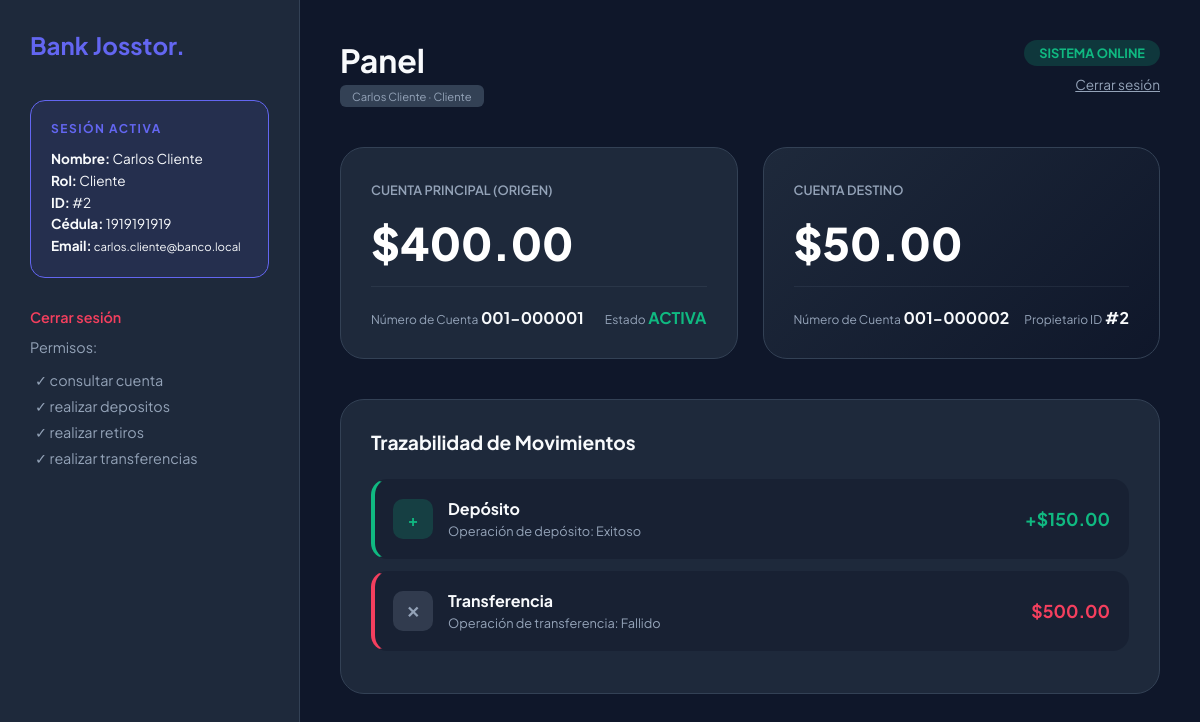
Screenshot of /index.php?route=panel (signed in) with the database file from the repository.
### tables this page shows
CREATE TABLE IF NOT EXISTS usuarios (
    id INT UNSIGNED AUTO_INCREMENT PRIMARY KEY,
    cedula VARCHAR(20) NOT NULL UNIQUE,
    nombres VARCHAR(120) NOT NULL,
    email VARCHAR(120) NOT NULL,
    password VARCHAR(255) NOT NULL,
    rol ENUM('administrador', 'cliente') NOT NULL,
    estado TINYINT(1) NOT NULL DEFAULT 1
);

CREATE TABLE IF NOT EXISTS cuentas (
    id INT UNSIGNED AUTO_INCREMENT PRIMARY KEY,
    usuario_id INT UNSIGNED NOT NULL,
    numero_cuenta VARCHAR(32) NOT NULL UNIQUE,
    saldo DECIMAL(12, 2) NOT NULL DEFAULT 0.00,
    estado TINYINT(1) NOT NULL DEFAULT 1,
    CONSTRAINT fk_cuentas_usuario FOREIGN KEY (usuario_id) REFERENCES usuarios (id)
        ON UPDATE CASCADE ON DELETE RESTRICT
);

### src/controllers/BancoController.php (called while the page is built, shortened)
<?php
class BancoController
{
    public function mostrarPanel(): void
    {
        $database = new Database();
        $db = $database->getConnection();
        $usuario = $this->cargarUsuarioLogueado($db);
        $cuentaOrigen = null;
        $cuentaDestino = null;
        $depositoExitoso = false;
        $transferenciaExitosa = false;
        $depositoMensaje = '';
        $transferenciaMensaje = '';
        if ($usuario->getRol() === 'cliente') {
            $cuentas = $this->cargarCuentasDeUsuario($db, $usuario->getId());
            if (count($cuentas) >= 2) {
                $cuentaOrigen = $cuentas[0];
                $cuentaDestino = $cuentas[1];
                $depositoExitoso = $cuentaOrigen->depositar(150.00);
                $transferenciaExitosa = $cuentaOrigen->transferir($cuentaDestino, 500.00);
            } elseif (count($cuentas) === 1) {
                $cuentaOrigen = $cuentas[0];
                $depositoExitoso = $cuentaOrigen->depositar(150.00);
                $transferenciaExitosa = false;
            }
            $depositoEstado = $depositoExitoso ? 'Exitoso' : 'Fallido';
            $depositoMensaje = $cuentaOrigen !== null
                ? "Operación de depósito: {$depositoEstado}"
                : 'Sin cuentas asignadas: no se ejecutó depósito de demostración.';
            if ($cuentaOrigen !== null && $cuentaDestino !== null) {
                $transferenciaEstado = $transferenciaExitosa ? 'Exitoso' : 'Fallido';
                $transferenciaMensaje = "Operación de transferencia: {$transferenciaEstado}";
            } elseif ($cuentaOrigen !== null) {
                $transferenciaMensaje = 'Transferencia no ejecutada: se requieren al menos dos cuentas activas.';
            } else {
                $transferenciaMensaje = 'Sin cuentas asignadas.';
            }
        } else {
            $depositoMensaje = 'Los administradores no tienen cuentas vinculadas en este panel; no se ejecutaron depósitos ni transferencias de demostración.';
            $transferenciaMensaje = $depositoMensaje;
        }
        require_once __DIR__ . '/../views/banco_view.php';
    }
    private function cargarUsuarioLogueado(PDO $db): Usuario
    {
        $id = (int) $_SESSION['usuario_id'];
        $stmt = $db->prepare(
            'SELECT id, cedula, nombres, email, password, rol, estado
             FROM usuarios
             WHERE id = :id AND estado = 1
             LIMIT 1'
        );
        $stmt->execute(['id' => $id]);
        $row = $stmt->fetch();
        $rol = (string) $row['rol'];
        if ($rol === 'cliente') {
            return new Cliente(
                (int) $row['id'],
                (string) $row['cedula'],
                (string) $row['nombres'],
                (string) $row['email'],
                (string) $row['password'],
                (bool) $row['estado'],
                $db
            );
        }
        throw new RuntimeException('Rol de usuario no reconocido.');
    }
    private function cargarCuentasDeUsuario(PDO $db, int $usuarioId): array
    {
        $stmt = $db->prepare(
            'SELECT id, usuario_id, numero_cuenta, saldo, estado
             FROM cuentas
             WHERE usuario_id = :uid AND estado = 1
             ORDER BY id ASC'
        );
        $stmt->execute(['uid' => $usuarioId]);
        $cuentas = [];
        while ($row = $stmt->fetch()) {
            $cuentas[] = new Cuenta(
                (int) $row['id'],
                (int) $row['usuario_id'],
                (string) $row['numero_cuenta'],
                (float) $row['saldo'],
                (bool) $row['estado'],
                $db
            );
        }
        return $cuentas;
    }
}

### src/models/Usuario.php (called while the page is built, shortened)
<?php
abstract class Usuario
{
    protected int $id;
    protected string $cedula;
    protected string $nombres;
    protected string $email;
    protected string $rol;
    public function __construct(
        int $id,
        string $cedula,
        string $nombres,
        string $email,
        string $password,
        string $rol,
        bool $estado = true,
        ?\PDO $db = null
    ) {
        $this->id = $id;
        $this->cedula = $cedula;
        $this->nombres = $nombres;
        $this->email = $email;
        $this->rol = $rol;
    }
    public function getId(): int
    {
        return $this->id;
    }
    public function getCedula(): string
    {
        return $this->cedula;
    }
    public function getNombres(): string
    {
        return $this->nombres;
    }
    public function getEmail(): string
    {
        return $this->email;
    }
    public function getRol(): string
    {
        return $this->rol;
    }
}

### src/models/Roles/Cliente.php (called while the page is built, shortened)
<?php
class Cliente extends Usuario
{
    public function obtenerPermisos(): array
    {
        return [
            'consultar_cuenta',
            'realizar_depositos',
            'realizar_retiros',
            'realizar_transferencias'
        ];
    }
}

### src/models/Cuenta.php (called while the page is built, shortened)
<?php
class Cuenta
{
    private int $id;
    private int $usuario_id;
    private string $numero_cuenta;
    private float $saldo;
    private bool $estado;
    private ?PDO $db = null;
    public function __construct(
        int $id,
        int $usuario_id,
        string $numero_cuenta,
        float $saldo = 0.0,
        bool $estado = true,
        ?PDO $db = null
    ) {
        $this->id = $id;
        $this->usuario_id = $usuario_id;
        $this->numero_cuenta = $numero_cuenta;
        $this->saldo = $saldo;
        $this->estado = $estado;
        $this->db = $db;
    }
    public function validarSaldo(float $monto): bool
    {
        return $this->saldo >= $monto;
    }
    public function depositar(float $monto): bool
    {
        try {
            $stmt = $this->db->prepare(
                'UPDATE cuentas SET saldo = saldo + :monto WHERE id = :id AND estado = 1'
            );
            $stmt->execute([
                'monto' => (string) $monto,
                'id' => $this->id,
            ]);
            $this->refrescarSaldoDesdeDb();
            $this->registrarMovimiento('deposito', $monto, 'Deposito en cuenta');
            return true;
        } catch (PDOException) {
            return false;
        }
    }
    public function transferir(Cuenta $destino, float $monto): bool
    {
        if (!$this->validarSaldo($monto)) {
            return false;
        }
    }
    protected function registrarMovimiento(string $tipo, float $monto, string $descripcion): void
    {
        $fecha = date('Y-m-d H:i:s');
        $stmt = $this->db->prepare(
            'INSERT INTO movimientos (cuenta_id, tipo, monto, fecha, descripcion) VALUES (:cuenta_id, :tipo, :monto, :fecha, :descripcion)'
        );
        $stmt->execute([
            'cuenta_id' => $this->id,
            'tipo' => $tipo,
            'monto' => (string) $monto,
            'fecha' => $fecha,
            'descripcion' => $descripcion,
        ]);
    }
    private function refrescarSaldoDesdeDb(): void
    {
        $stmt = $this->db->prepare('SELECT saldo FROM cuentas WHERE id = :id LIMIT 1');
        $stmt->execute(['id' => $this->id]);
        $row = $stmt->fetch(PDO::FETCH_ASSOC);
        if ($row !== false) {
            $this->saldo = (float) $row['saldo'];
        }
    }
    public function getUsuarioId(): int
    {
        return $this->usuario_id;
    }
    public function getNumeroCuenta(): string
    {
        return $this->numero_cuenta;
    }
    public function getSaldo(): float
    {
        return $this->saldo;
    }
    public function getEstado(): bool
    {
        return $this->estado;
    }
}

### src/views/banco_view.php (the view, shortened to what this page needs)
<!DOCTYPE html>
<html lang="es">
<head>
    <link rel="stylesheet" href="./assets/css/styles.css">
</head>
<body>
    <aside class="sidebar">
        <h2 style="margin-bottom: 40px; color: var(--accent)">Bank Josstor.</h2>
        <div class="admin-card">
            <h4>Sesión activa</h4>
            <div class="admin-data">
                <p><b>Nombre:</b> <?php echo htmlspecialchars($usuario->getNombres()); ?></p>
                <p><b>Rol:</b> <?php echo htmlspecialchars(ucfirst($usuario->getRol())); ?></p>
                <p><b>ID:</b> #<?php echo $usuario->getId(); ?></p>
                <p><b>Cédula:</b> <?php echo htmlspecialchars($usuario->getCedula()); ?></p>
                <p><b>Email:</b> <small><?php echo htmlspecialchars($usuario->getEmail()); ?></small></p>
            </div>
        </div>
        <p style="margin-bottom: 12px; color: var(--text-muted); font-size: 0.9rem;">
            <a href="index.php?route=logout" style="color: var(--danger); text-decoration: none; font-weight: 600;">Cerrar sesión</a>
        </p>
        <nav style="color: var(--text-muted); font-size: 0.9rem;">
            <p style="margin-bottom: 15px;">Permisos:</p>
            <ul style="list-style: none; padding-left: 5px;">
                <?php foreach ($usuario->obtenerPermisos() as $permiso): ?>
                    <li style="margin-bottom: 8px;">✓ <?php echo str_replace('_', ' ', $permiso); ?></li>
                <?php endforeach; ?>
            </ul>
        </nav>
    </aside>
    <main class="main-view">
        <header class="top-bar">
            <div>
                <h1 style="font-size: 2rem;">Panel</h1>
                <div class="client-tag">
                    <?php echo htmlspecialchars($usuario->getNombres()); ?> · <?php echo htmlspecialchars(ucfirst($usuario->getRol())); ?>
                </div>
            </div>
            <div style="display: flex; flex-direction: column; align-items: flex-end; gap: 10px;">
                <span class="status-badge">SISTEMA ONLINE</span>
                <a href="index.php?route=logout" style="color: var(--text-muted); font-size: 0.85rem;">Cerrar sesión</a>
            </div>
        </header>
        <?php if ($cuentaOrigen !== null): ?>
        <section class="accounts-grid">
            <div class="bank-card">
                <span class="balance-label">CUENTA PRINCIPAL (ORIGEN)</span>
                <div class="balance-value">$<?php echo number_format($cuentaOrigen->getSaldo(), 2); ?></div>
                <div class="card-footer">
                    <div class="footer-item">
                        <span style="font-size: 0.75rem; color: var(--text-muted);">Número de Cuenta</span>
                        <b><?php echo htmlspecialchars($cuentaOrigen->getNumeroCuenta()); ?></b>
                    </div>
                    <div class="footer-item" style="text-align: right;">
                        <span style="font-size: 0.75rem; color: var(--text-muted);">Estado</span>
                        <b style="color: var(--success)">ACTIVA</b>
                    </div>
                </div>
            </div>
            <?php if ($cuentaDestino !== null): ?>
            <div class="bank-card" style="background: linear-gradient(135deg, #1e293b 0%, #0f172a 100%);">
                <span class="balance-label">CUENTA DESTINO</span>
                <div class="balance-value">$<?php echo number_format($cuentaDestino->getSaldo(), 2); ?></div>
                <div class="card-footer">
                    <div class="footer-item">
                        <span style="font-size: 0.75rem; color: var(--text-muted);">Número de Cuenta</span>
                        <b><?php echo htmlspecialchars($cuentaDestino->getNumeroCuenta()); ?></b>
                    </div>
                    <div class="footer-item" style="text-align: right;">
                        <span style="font-size: 0.75rem; color: var(--text-muted);">Propietario ID</span>
                        <b>#<?php echo $cuentaDestino->getUsuarioId(); ?></b>
                    </div>
                </div>
            </div>
            <?php endif; ?>
        </section>
        <?php else: ?>
        <section class="accounts-grid" style="margin-bottom: 30px;">
            <p style="color: var(--text-muted);">No hay cuentas bancarias para mostrar en este usuario (por ejemplo, un administrador sin cuentas, o un cliente sin registros en la tabla cuentas).</p>
        </section>
        <?php endif; ?>
        <section class="activity-log">
            <h3 style="margin-bottom: 25px; font-size: 1.2rem;">Trazabilidad de Movimientos</h3>
            <?php if ($cuentaOrigen !== null): ?>
            <div class="log-entry success">
                <div class="log-icon" style="background: rgba(16, 185, 129, 0.2); color: var(--success); width: 40px; height: 40px; border-radius: 10px; display: flex; align-items: center; justify-content: center; font-weight: bold;">+</div>
                <div class="log-info">
                    <b>Depósito</b>
                    <span><?php echo htmlspecialchars($depositoMensaje); ?></span>
                </div>
                <div style="font-weight: 700; font-size: 1.1rem; color: var(--success)">+$150.00</div>
            </div>
            <?php endif; ?>
            <div class="log-entry <?php echo ($cuentaDestino !== null && $transferenciaExitosa) ? 'success' : (($cuentaDestino !== null) ? 'error' : ''); ?>">
                <div class="log-icon" style="background: <?php echo ($cuentaDestino !== null && $transferenciaExitosa) ? 'rgba(16, 185, 129, 0.2)' : 'rgba(148, 163, 184, 0.2)'; ?>; color: <?php echo ($cuentaDestino !== null && $transferenciaExitosa) ? 'var(--success)' : 'var(--text-muted)'; ?>; width: 40px; height: 40px; border-radius: 10px; display: flex; align-items: center; justify-content: center; font-weight: bold;">
                    <?php echo ($cuentaDestino !== null) ? ($transferenciaExitosa ? '⇄' : '✕') : '—'; ?>
                </div>
                <div class="log-info">
                    <b>Transferencia</b>
                    <span><?php echo htmlspecialchars($transferenciaMensaje); ?></span>
                </div>
                <?php if ($cuentaDestino !== null): ?>
                <div style="font-weight: 700; font-size: 1.1rem; color: <?php echo $transferenciaExitosa ? 'var(--success)' : 'var(--danger)'; ?>">
                    $500.00
                </div>
                <?php endif; ?>
            </div>
        </section>
    </main>
</body>
</html>

### rows the page displays
usuarios: nombres "Carlos Cliente", rol "Cliente", id "2", cedula "1919191919", email "carlos.cliente@banco.local"
cuentas: saldo "400.00", numero_cuenta "001-000001"
cuentas: saldo "50.00", numero_cuenta "001-000002", usuario "2"

### other values shown
str_replace('_', ' ', $permiso) "consultar cuenta"
str_replace('_', ' ', $permiso) "realizar depositos"
str_replace('_', ' ', $permiso) "realizar retiros"
str_replace('_', ' ', $permiso) "realizar transferencias"
$depositoMensaje "Operación de depósito: Exitoso"
$transferenciaMensaje "Operación de transferencia: Fallido"
